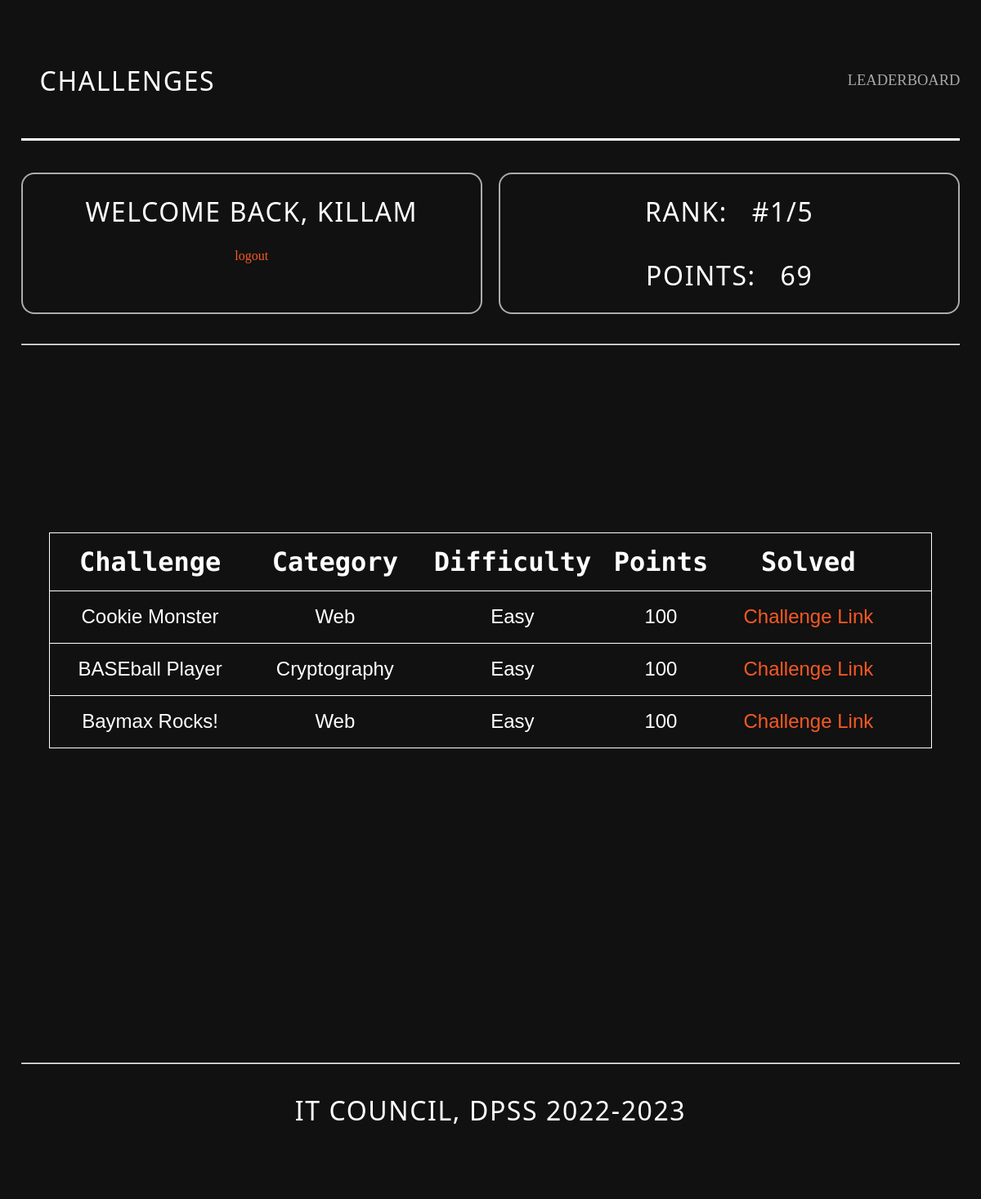
Screenshot of /dashboard/ (signed in) with the database file from the repository.
### accounts/models.py (models this page shows)
class Player(AbstractUser):
    first_name = models.CharField(max_length=30, blank=False)
    last_name = models.CharField(max_length=30, blank=False)
    username = models.CharField(_('username'), max_length=30, unique=True, null=True) # is this team name?
    email = models.CharField(_('email'), max_length=100, unique=True, null=True)
    school = models.ForeignKey(School, on_delete=models.CASCADE, null=True, default='')
    score = models.IntegerField(default=0)
    rank = models.IntegerField(default=0)  # remove this later
    phone_number = models.CharField(default=None, null=True, max_length=50)
    USERNAME_FIELD = 'username'
    REQUIRED_FIELDS = ('first_name', 'last_name','email', 'school', 'phone_number')
    objects = PlayerManager()
    def __str__(self):
        return self.username

### Main/models.py (models this page shows, shortened)
class Challenges(models.Model):
    title = models.CharField(max_length=255)
    category = models.CharField(max_length=255)
    difficulty = models.CharField(max_length=255)
    points = models.IntegerField()
    description = models.TextField(max_length=1000, default='')
    hint = models.CharField(max_length=255, default='')
    flag = models.CharField(max_length=255, default='DPSS{EMPTY}')
    link = models.CharField(max_length=255, default='dashboard')
    solve_status = models.BooleanField(default=False)

### Main/views.py (the view)
# urls.py: path('dashboard/', views.dashboard, name='dashboard'),
def dashboard(request):
    user = request.user
    context = {'user': user,'player':Player.objects.get(username=user), 'total_players':Player.objects.count(), 'challenges': Challenges.objects.all().order_by('points')[:]}
    if not request.user.is_authenticated:
        return redirect('login')
    return render(request, 'main/dashboard.html', context)

### Main/templates/main/dashboard.html (shortened to what this page needs)
{% extends "main/layout.html" %}
{% load static %}
{% block global_styling %}
<link rel="stylesheet" href="{% static 'css/dashboard.css' %}" />
{% endblock global_styling %}
{% block content %}
<header id="main">
<div class="l-wrapper">
    <div class="c-header"><h1>CHALLENGES</h1>
      <a href="{% url 'leaderboard' %}">LEADERBOARD</a>
    </div>
    <div class="flex-container">
        <div class="flex-child">
            <h1> Welcome back, {{user}} </h1>
            <a href="{% url 'logout' %}">logout</a>
        </div>
        <div class="flex-child">
          <h1> RANK: &nbsp; #{{player.id}}/{{total_players}} </h1>
          <h1> POINTS: &nbsp; {{player.score}} </h1>
        </div>
      </div>
      <br><br>
      <hr>
</div>
<div class="container">
    <table class='table'>
        <tr class="table-row">
            <th class="table-heading">Challenge</th>
            <th class="table-heading">Category</th>
            <th class="table-heading">Difficulty</th>
            <th class="table-heading">Points</th>
            <th class="table-heading">Solved</th>
            <th class="table-heading"></th>
        </tr>
        {% for challenge in challenges %}
        <tr class='table-row'>
            <td class="table-data">{{challenge.title}}</td>
            <td class="table-data">{{challenge.category}}</td>
            <td class="table-data">{{challenge.difficulty}}</td>
            <td class="table-data">{{challenge.points}}</td>
            <td class="table-data"><a href="../{{challenge.link}}" >Challenge Link</a></td></td>
            <td class="table-data">
            </td>
        </tr>
        {% endfor %}
    </table>
</div>
<div class="l-wrapper">
    <hr>
    <h1>IT COUNCIL, DPSS 2022-2023</h1>
</div>
</header>
{% endblock content %}

### Main/static/css/layout.css (style rules this page uses)
* { box-sizing: border-box; padding: 0; margin: 0; background-color: #111111; }

### Main/static/css/dashboard.css (style rules this page uses)
body { overflow-x: hidden; }
h1 { font-family: "Major Mono Display", monospace; padding: 2%; color: #ffffff; text-align: center; font-size: 2em; }
.table { border-collapse: collapse; border: 1px solid #ffffff; width: 90vw; border-radius: 1em; margin-top: -15rem; }
.table-row { height: 8vh; border-bottom: 1px solid #ffffff; border-right: 1px solid #ffffff; border-radius: 1em; }
.table-heading { text-align: center; font-weight: 900; font-size: 2em; font-family: "Major Mono Display"; color: #ffffff; padding-top: 1rem; padding-bottom: 1rem; }
.table-data { text-align: center; font-weight: 100; font-size: 1.5em; font-family: sans-serif; color: #ffffff; word-break: break-all; padding-top: 1rem; padding-left: 1rem; padding-right: 1rem; padding-bottom: 1rem; }
.container { display: flex; flex-direction: column; height: 100%; width: 100vw; align-items: center; padding-top: 5%; justify-content: center; }
html { --black: #000000; --white: #ffffff; --darkest: #111111; --darker: #16171A; --dark: #A3AFBF; --medium: #DFE7EF; --light: #CAD4E1; --lighter: #F5F8FC; --lightest: var(--white); --primary: #f65925; --primary-light: #DDD9FF; --primary-trans: #ffffff; --yellow: #FDCB6E; --orange: #E17055; --teal: #00CEC9; --bg: var(--darkest); --color: var(--lightest); --surface: var(--darker); }
h1, h2, h3, h4, h5, h6 { font-weight: 400; text-transform: uppercase; letter-spacing: 0.05em; margin-top: 0.8rem; margin-bottom: 0.8rem; font-family: "Oswald", system-ui; }
a { color: var(--primary); text-decoration: none; transition: all 120ms ease-out 0s; display: inline-block; border-radius: 0.4rem; }
.l-wrapper { width: 100%; max-width: 1260px; margin: auto; padding: 1.6rem 1.6rem 3.2rem; }
.c-header { padding: 1rem 0; display: flex; justify-content: space-between; align-items: center; margin-bottom: 2.4rem; position: relative; }
.c-header:before { content: ""; position: absolute; bottom: 0; right: 0; left: 0; height: 0.2rem; background: var(--primary-trans); }
.c-header a { color: #ffffffa2; font-size: 18.5px; }
.flex-container { display: flex; }
.flex-child { flex: 1; border: 2px solid rgba(251, 251, 251, 0.663); border-radius:1em; text-align: center; }
.flex-child:first-child { margin-right: 20px; }
*, *::before, *::after { padding: 0; margin: 0; box-sizing: border-box; }
body { position: relative; }
#main { height: 100vh; width: 100%; position: relative; background: #111111; }

### rows the page displays
Player: username "KILLAM", id "1", score "69"
Challenges: title "Cookie Monster", category "Web", difficulty "Easy", points "100"
Challenges: title "BASEball Player", category "Cryptography", difficulty "Easy", points "100"
Challenges: title "Baymax Rocks!", category "Web", difficulty "Easy", points "100"

### other values shown
{{ total_players }} "5"
